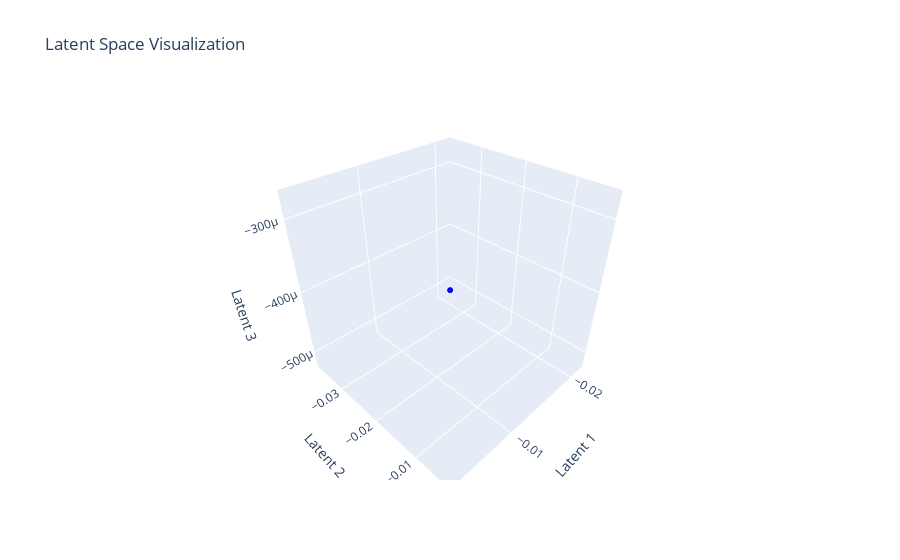

Notebook code cell kept with this figure:
### Code cell
import numpy as np
import matplotlib.pyplot as plt
import plotly.graph_objects as go

# Step 1: Encode the data using the trained model
model2.eval()  # Set the model to evaluation mode
with torch.no_grad():
    # Create an empty tensor to store the embeddings
    embeddings = torch.empty((data2.shape[0], embedded_dim))

    total_loss = 0

    for i in range(data2.shape[0]):
        sample = data2[i]
        embedded_sample = model2(sample)
        embeddings[i] = embedded_sample

colors = []
for i in range(len(normalized_df)):
    if target_column[i] == 1:
        colors.append('red')  # Corresponding sample in filtered_df has 'ICU' value set to 1
    else:
        colors.append('blue')  # Corresponding sample in filtered_df does not have 'ICU' value set to 1

# Convert the embeddings tensor to a NumPy array
latent_vectors = embeddings.numpy()

# Step 2: Create a 3D scatter plot using Plotly
fig = go.Figure(data=[go.Scatter3d(
    x=latent_vectors[:, 0],
    y=latent_vectors[:, 1],
    z=latent_vectors[:, 2],
    mode='markers',
    marker=dict(
        size=2,
        color=colors,
        opacity=0.8
    )
)])

# Set the layout for the plot
fig.update_layout(
    scene=dict(
        xaxis=dict(title='Latent 1'),
        yaxis=dict(title='Latent 2'),
        zaxis=dict(title='Latent 3')
    ),
    title='Latent Space Visualization'
)

# Display the plot
fig.show()

# Save the plot as an HTML file
fig.write_html('visualizationBAD.html')

### Figure 1 — Plotly figure (JSON) as saved in the notebook; plotly's stock layout.template omitted (floating-point values rounded to 4 significant figures)
{"data": [{"marker": {"color": ["blue", "blue", "blue", "blue", "blue", "red", "blue", "blue", "blue", "blue", "blue", "blue", "blue", "blue", "blue", "blue", "blue", "blue", "blue", "red", "blue", "red", "red", "blue", "red", "blue", "blue", "blue", "blue", "blue", "blue", "blue", "red", "red", "blue", "blue", "blue", "blue", "blue", "blue", "blue", "blue", "blue", "red", "red", "blue", "blue", "blue", "blue", "blue", "blue", "blue", "red", "blue", "red", "blue", "blue", "blue", "red", "red", "red", "blue", "blue", "blue", "blue", "blue", "blue", "blue", "blue", "blue", "blue", "blue"], "opacity": 0.8, "size": 2}, "mode": "markers", "type": "scatter3d", "x": [-0.01546, -0.01985, -0.01273, -0.009527, -0.01198, -0.011, -0.01554, -0.01166, -0.02028, -0.01959, -0.01861, -0.01967, -0.01955, -0.01727, -0.01863, -0.01535, -0.02034, -0.01496, -0.006964, -0.01571, -0.01405, -0.01105, -0.0117, -0.01273, -0.0132, -0.01397, -0.01697, -0.01726, -0.01903, -0.01148, -0.01682, -0.008574, -0.0106, -0.01884, -0.01547, -0.0082, -0.01603, -0.0103, -0.01364, -0.01624, -0.01601, -0.01684, -0.002561, -0.01839, -0.01052, -0.01175, -0.01075, -0.01043, -0.01921, -0.01125, -0.01766, -0.0128, -0.01177, -0.006947, -0.01563, -0.01089, -0.02165, -0.02051, -0.01076, -0.01098, -0.01178, -0.01814, -0.01687, -0.0202, -0.01352, -0.01622, -0.01036, -0.01446, -0.01375, -0.01906, -0.0127, -0.01544], "y": [-0.02621, -0.03394, -0.02141, -0.01579, -0.0201, -0.01838, -0.02635, -0.01954, -0.03469, -0.03347, -0.03175, -0.03362, -0.03341, -0.02939, -0.03178, -0.02603, -0.03479, -0.02534, -0.01128, -0.02666, -0.02373, -0.01846, -0.0196, -0.02141, -0.02224, -0.0236, -0.02886, -0.02938, -0.03249, -0.01922, -0.0286, -0.01411, -0.01768, -0.03215, -0.02623, -0.01346, -0.02723, -0.01714, -0.02301, -0.02759, -0.02718, -0.02863, -0.003537, -0.03137, -0.01753, -0.0197, -0.01794, -0.01737, -0.03282, -0.01881, -0.03008, -0.02155, -0.01973, -0.01126, -0.02652, -0.01818, -0.03709, -0.0351, -0.01796, -0.01833, -0.01974, -0.03092, -0.02869, -0.03455, -0.0228, -0.02755, -0.01725, -0.02446, -0.02321, -0.03255, -0.02136, -0.02619], "z": [-0.0004393, -0.000496, -0.0004041, -0.0003629, -0.0003948, -0.0003818, -0.0004403, -0.0003903, -0.0005015, -0.0004925, -0.0004799, -0.0004936, -0.0004921, -0.0004626, -0.0004801, -0.000438, -0.0005022, -0.000433, -0.0003298, -0.0004426, -0.0004211, -0.0003825, -0.0003911, -0.0004041, -0.0004102, -0.0004202, -0.0004588, -0.0004626, -0.0004854, -0.0003883, -0.0004568, -0.0003506, -0.000377, -0.0004829, -0.0004394, -0.0003458, -0.0004467, -0.0003727, -0.0004158, -0.0004494, -0.0004464, -0.000457, -0.0002729, -0.0004771, -0.0003756, -0.0003918, -0.0003786, -0.0003747, -0.0004877, -0.000385, -0.0004677, -0.0004051, -0.0003918, -0.0003297, -0.0004415, -0.0003804, -0.0005191, -0.0005045, -0.000379, -0.0003815, -0.0003919, -0.0004738, -0.0004574, -0.0005005, -0.0004143, -0.0004491, -0.0003736, -0.0004265, -0.0004173, -0.0004858, -0.0004037, -0.0004391]}], "layout": {"scene": {"xaxis": {"title": {"text": "Latent 1"}}, "yaxis": {"title": {"text": "Latent 2"}}, "zaxis": {"title": {"text": "Latent 3"}}}, "title": {"text": "Latent Space Visualization"}}}
